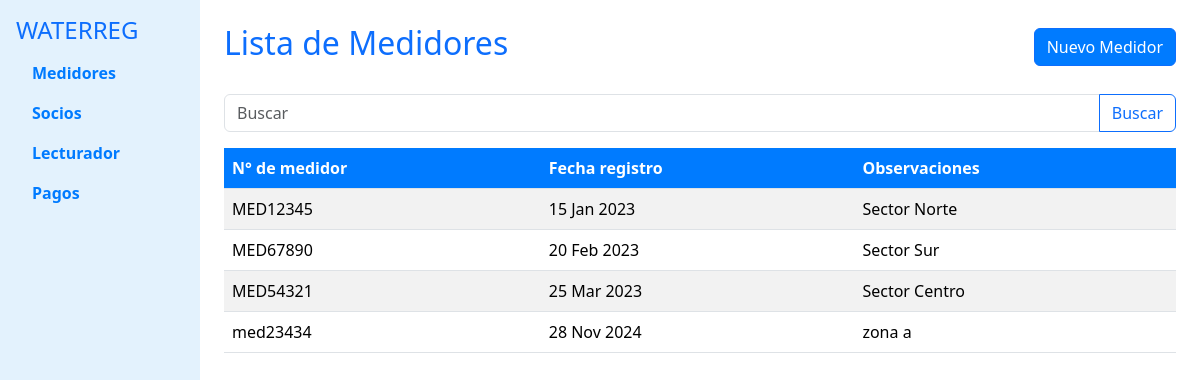
The page / on the database its author committed.
### tables this page shows
CREATE TABLE `medidores` (
  `medidor_id` bigint(20) NOT NULL,
  `usuario_id` bigint(20) DEFAULT NULL,
  `numero_medidor` text DEFAULT NULL,
  `fecha_instalacion` date DEFAULT NULL,
  `ubicacion` text DEFAULT NULL
);

### index.php (the view, shortened to what this page needs)
<?php
include 'conexion.php';
$query = "SELECT numero_medidor, fecha_instalacion, ubicacion FROM medidores";
$result = $conexion->query($query);
?>
<!DOCTYPE html>
<html lang="es">
<head>
    <link rel="stylesheet" href="css/bootstrap.min.css">
    <link rel="stylesheet" href="css/styles.css">
</head>
<body>
<div class="container-fluid">
    <div class="row">
        <nav class="col-md-2 sidebar p-3">
            <h4 class="text-primary">WATERREG</h4>
            <ul class="nav flex-column">
                <li class="nav-item">
                    <a class="nav-link active" href="index.php">Medidores</a>
                </li>
                <li class="nav-item">
                    <a class="nav-link" href="lista_socios.php">Socios</a>
                </li>
                <li class="nav-item">
                    <a class="nav-link" href="registrar_consumo.php">Lecturador</a>
                </li>
                <li class="nav-item">
                    <a class="nav-link" href="#">Pagos</a>
                </li>
            </ul>
        </nav>
        <main class="col-md-10 p-4">
            <div class="d-flex justify-content-between align-items-center mb-4">
                <h2 class="text-primary">Lista de Medidores</h2>
                <a href="registrar_medidor.php" class="btn btn-primary">Nuevo Medidor</a>
            </div>
            <div class="input-group mb-3">
                <input type="text" class="form-control" placeholder="Buscar" aria-label="Buscar">
                <button class="btn btn-outline-primary" type="button">Buscar</button>
            </div>
            <table class="table table-striped">
                <thead>
                    <tr>
                        <th>N° de medidor</th>
                        <th>Fecha registro</th>
                        <th>Observaciones</th>
                    </tr>
                </thead>
                <tbody>
                    <?php while ($row = $result->fetch_assoc()) { ?>
                    <tr>
                        <td><?php echo $row['numero_medidor']; ?></td>
                        <td><?php echo date("d M Y", strtotime($row['fecha_instalacion'])); ?></td>
                        <td><?php echo $row['ubicacion']; ?></td>
                    </tr>
                    <?php } ?>
                </tbody>
            </table>
        </main>
    </div>
</div>
</body>
</html>

### css/styles.css (style rules this page uses)
.sidebar { background-color: #e3f2fd; min-height: 100vh; }
.sidebar a { color: #007bff; font-weight: bold; text-decoration: none; }
.table th { background-color: #007bff; color: white; }
.btn-primary { background-color: #007bff; }

### rows shown on the page
medidores: numero_medidor "MED12345", fecha_instalacion "15 Jan 2023", ubicacion "Sector Norte"
medidores: numero_medidor "MED67890", fecha_instalacion "20 Feb 2023", ubicacion "Sector Sur"
medidores: numero_medidor "MED54321", fecha_instalacion "25 Mar 2023", ubicacion "Sector Centro"
medidores: numero_medidor "med23434", fecha_instalacion "28 Nov 2024", ubicacion "zona a"
